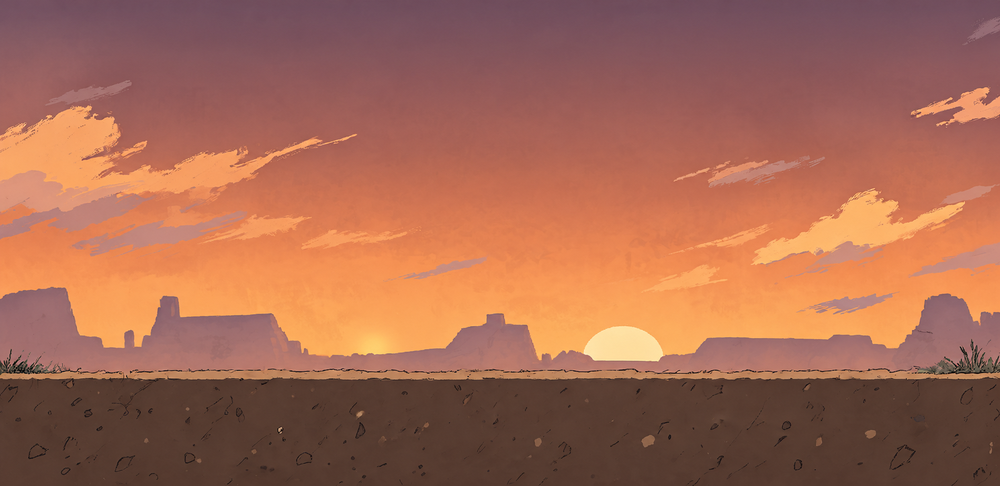
#> input picture assets/maps/flat.png, 1000 x 486 px, shrunk from 1799 x 874 before the run
$ python fit-ground.py
#> lines starting #> are read from the running program, lines starting #| are printed output that depends on the picture; long printed decimals are rounded
from pathlib import Path
from PIL import Image, ImageDraw
import json

ROOT = Path(__file__).resolve().parents[1]
OUT = ROOT / 'assets' / 'maps'
FILES = {
    'flat': OUT / 'flat.png' if (OUT / 'flat.png').exists() else ROOT / 'assets' / 'bg.png',
    'hill': OUT / 'hill.png',
    'rise': OUT / 'rise.png',
    'drop': OUT / 'drop.png',
}
DEBUG = OUT / '_debug'
DEBUG.mkdir(parents=True, exist_ok=True)


def is_grass(r, g, b):
    return g > r + 3 and g > b + 2


def is_dark_dirt(r, g, b):
    if is_grass(r, g, b):
        return False
    L = (r + g + b) / 3.0
    return L < 96 and r >= g - 10 and r >= b - 6


def is_tan(r, g, b):
    if is_grass(r, g, b):
        return False
    L = (r + g + b) / 3.0
    if L > 175 or r > 230:
        return False
    if b > 110 and b + 8 >= g:
        return False
    return 85 <= L <= 168 and r > g - 6 and (r - g) < 85 and b < r * 0.82


def surface_ys(im):
    px = im.load()
    w, h = im.size
    top_limit = int(h * 0.48)
    ys = []
    for x in range(w):
        y = h - 1
        gap = 0
        last_dirt = h - 1
        while y >= top_limit:
            p = px[x, y]
            if is_dark_dirt(p[0], p[1], p[2]):
                last_dirt = y
                gap = 0
            else:
                gap += 1
                if gap > 12:
                    break
            y -= 1
        cap = 0
        y = last_dirt - 1
        while y >= 0 and cap < 14:
            p = px[x, y]
            if not is_tan(p[0], p[1], p[2]):
                break
            cap += 1
            y -= 1
        sink = 3
        ys.append(min(h - 1, max(0, last_dirt - sink)))
    return ys


def median_filter(vals, radius=20):
    n = len(vals)
    out = []
    for i in range(n):
        window = vals[max(0, i - radius):min(n, i + radius + 1)]
        out.append(sorted(window)[len(window) // 2])
    return out


# [46 lines left out: functions dist_point_seg, rdp, flatten_levels, not called in this run]


def kmeans2(vals):
    lo, hi = min(vals), max(vals)
    if hi - lo < 1e-6:
        return lo, hi
    for _ in range(10):
        a, b = [], []
        mid = 0.5 * (lo + hi)
        for v in vals:
            (a if v < mid else b).append(v)
        lo = sum(a) / len(a) if a else lo
        hi = sum(b) / len(b) if b else hi
    return lo, hi


def two_level_keys(ys, h):
    n = len(ys)
    pad = max(8, int(n * 0.05))
    interior = ys[pad:-pad]
    y_hi, y_lo = kmeans2(interior)
    y_hi += 1
    y_lo += 1
    if y_lo - y_hi < h * 0.04:
        med = sorted(interior)[len(interior) // 2]
        return [{'u': 0, 'y': round(med / h, 5)}, {'u': 1, 'y': round(med / h, 5)}]
    tol = max(5.0, (y_lo - y_hi) * 0.10)
    labels = []
    for y in ys:
        if abs(y - y_hi) <= tol:
            labels.append('h')
        elif abs(y - y_lo) <= tol:
            labels.append('l')
        else:
            labels.append('r')
    for i in range(1, n - 1):
        if labels[i] != labels[i - 1] and labels[i - 1] == labels[i + 1]:
            labels[i] = labels[i - 1]
    runs = []
    start = 0
    for i in range(1, n + 1):
        if i == n or labels[i] != labels[start]:
            runs.append([labels[start], start, i - 1])
            start = i
    if runs[0][0] == 'r':
        runs[0][0] = runs[1][0] if len(runs) > 1 else 'l'
    if runs[-1][0] == 'r':
        runs[-1][0] = runs[-2][0] if len(runs) > 1 else 'l'
    merged = [runs[0]]
    for run in runs[1:]:
        if merged[-1][0] == run[0]:
            merged[-1][2] = run[2]
        else:
            merged.append(run)
    y_of = {'h': y_hi, 'l': y_lo}
    HIGH_INSET = 0.024
    keys = []
    for i, (lab, a, b) in enumerate(merged):
        ua, ub = a / (n - 1), b / (n - 1)
        if lab == 'r':
            prev_y = keys[-1]['y'] if keys else y_lo / h
            nxt_y = y_of[merged[i + 1][0]] / h if i + 1 < len(merged) else prev_y
            if i + 1 < len(merged) and merged[i + 1][0] == 'h':
                ub = min(0.98, ub + HIGH_INSET)
            if i > 0 and merged[i - 1][0] == 'h':
                ua = max(0.02, ua - HIGH_INSET)
            keys.append({'u': round(ua, 4), 'y': prev_y})
            keys.append({'u': round(ub, 4), 'y': round(nxt_y, 5)})
        else:
            yv = round(y_of[lab] / h, 5)
            if lab == 'h' and keys:
                ua = max(ua, keys[-1]['u'])
            if lab == 'h' and i + 1 < len(merged) and merged[i + 1][0] == 'r':
                ub = max(ua + 0.01, ub - HIGH_INSET)
            keys.append({'u': round(ua, 4) if keys else 0.0, 'y': yv})
            keys.append({'u': round(ub, 4) if ub < 0.999 else 1.0, 'y': yv})
    if keys[0]['u'] != 0:
        keys.insert(0, {'u': 0.0, 'y': keys[0]['y']})
    if keys[-1]['u'] != 1:
        keys.append({'u': 1.0, 'y': keys[-1]['y']})
    out = [keys[0]]
    for k in keys[1:]:
        if abs(k['u'] - out[-1]['u']) < 0.003 and abs(k['y'] - out[-1]['y']) < 0.0008:
            out[-1] = k
        else:
            out.append(k)
    slim = [out[0]]
    for i in range(1, len(out) - 1):
        if abs(out[i]['y'] - slim[-1]['y']) < 0.0008 and abs(out[i]['y'] - out[i + 1]['y']) < 0.0008:
            continue
        slim.append(out[i])
    slim.append(out[-1])
    return slim


def lerp_keys(keys, u):
    if u <= keys[0]['u']:
        return keys[0]['y']
    for i in range(1, len(keys)):
        if u <= keys[i]['u']:
            a, b = keys[i - 1], keys[i]
            span = b['u'] - a['u'] or 1
            t = (u - a['u']) / span
            return a['y'] + (b['y'] - a['y']) * t
    return keys[-1]['y']


heights = {}
for name, src in FILES.items():
    im = Image.open(src).convert('RGB')
#> im is the input picture: PIL image 1000x486 RGB; mean R, G, B 164.7, 104.7, 82.9
    w, h = im.size
#> w = 1000; h = 486
    ys = median_filter(surface_ys(im), radius=24)
    if name == 'flat':
        med = sorted(ys)[len(ys) // 2] + 2
        keys = [{'u': 0, 'y': round(med / h, 5)}, {'u': 1, 'y': round(med / h, 5)}]
    else:
        keys = two_level_keys(ys, h)
    heights[name] = keys
    print(name, 'keys', len(keys), keys)
#| flat keys 2 [{'u': 0, 'y': 0.7593}, {'u': 1, 'y': 0.7593}]

    dbg = im.copy()
    dr = ImageDraw.Draw(dbg)
    for x in range(w):
        y = lerp_keys(keys, x / max(1, w - 1)) * h
        yi = int(round(y))
        dr.point((x, yi), fill=(255, 32, 32))
        dr.point((x, yi + 1), fill=(255, 90, 40))
    dbg.save(DEBUG / f'{name}.png')
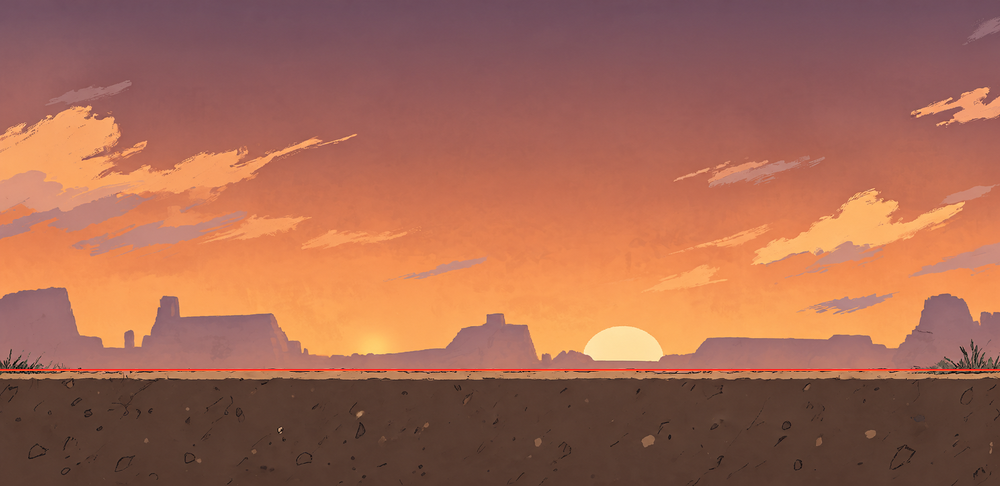
#> saved as flat.png: PIL image 1000x486 RGB; mean R, G, B 165.1, 104.5, 82.7
#> pass 2 of the loop `for name, src in FILES.items():`:
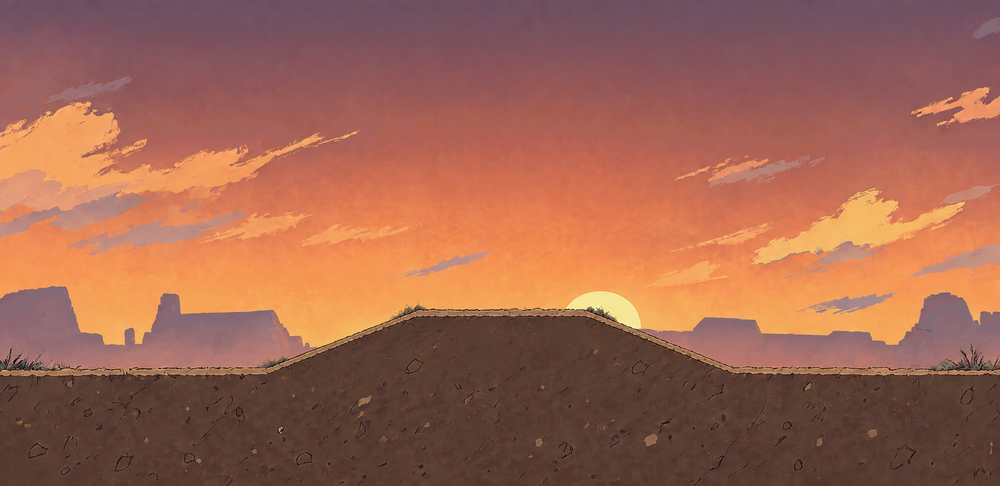
#> input picture assets/maps/hill.png, 1000 x 486 px, shrunk from 1799 x 874 before the run
#> im is the input picture: PIL image 1000x486 RGB; mean R, G, B 158.6, 100.7, 81
#> the loop in two_level_keys, `for y in ys:` made 1000 passes
#> y on passes 1 to 3: 356, 356, 356
#> the loop in two_level_keys, `for run in runs[1:]:` made 11 passes
#> run on passes 1 to 8: ['l', 19, 279], ['r', 280, 384], ['h', 385, 402], ['r', 403, 596], ['h', 597, 616], ['r', 617, 713], ['l', 714, 958], ['r', 959, 973]
#> the loop in two_level_keys, `for i, (lab, a, b) in enumerate(merged):` made 11 passes
#> the loop in two_level_keys, `for k in keys[1:]:` made 21 passes
#> k on passes 1 to 8: {'u': 0.279, 'y': 0.746}, {'u': 0.28, 'y': 0.746}, {'u': 0.408, 'y': 0.648}, {'u': 0.408, 'y': 0.648}, {'u': 0.418, 'y': 0.648}, {'u': 0.379, 'y': 0.648}, {'u': 0.621, 'y': 0.648}, {'u': 0.621, 'y': 0.648}
#> the loop in two_level_keys, `for i in range(1, len(out) - 1):` made 12 passes
#| hill keys 6 [{'u': 0.0, 'y': 0.7457}, {'u': 0.2803, 'y': 0.7457}, {'u': 0.4084, 'y': 0.6484}, {'u': 0.5936, 'y': 0.6484}, {'u': 0.7147, 'y': 0.7457}, {'u': 1.0, 'y': 0.7457}]
#> `dbg.save(DEBUG / f'{name}.png')`:
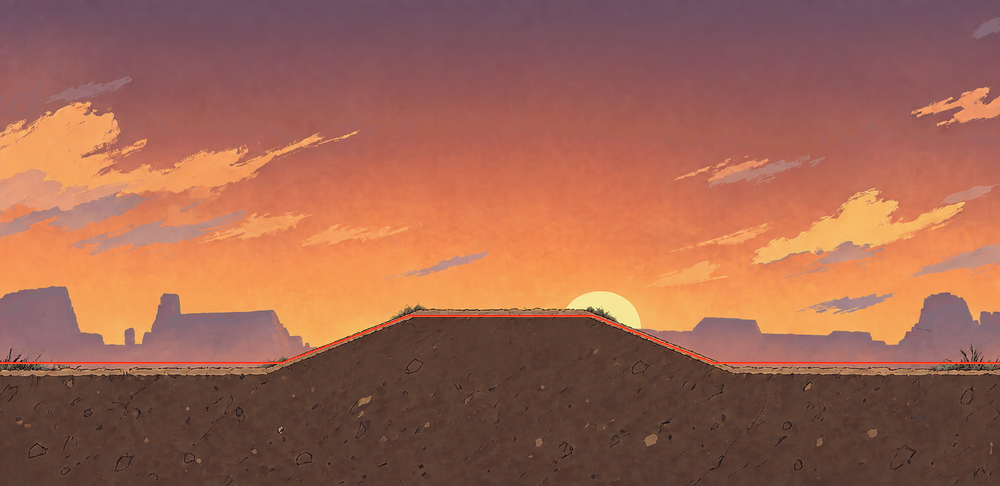
#> saved as hill.png: PIL image 1000x486 RGB; mean R, G, B 159, 100.5, 80.8
#> pass 3 of the loop `for name, src in FILES.items():`:
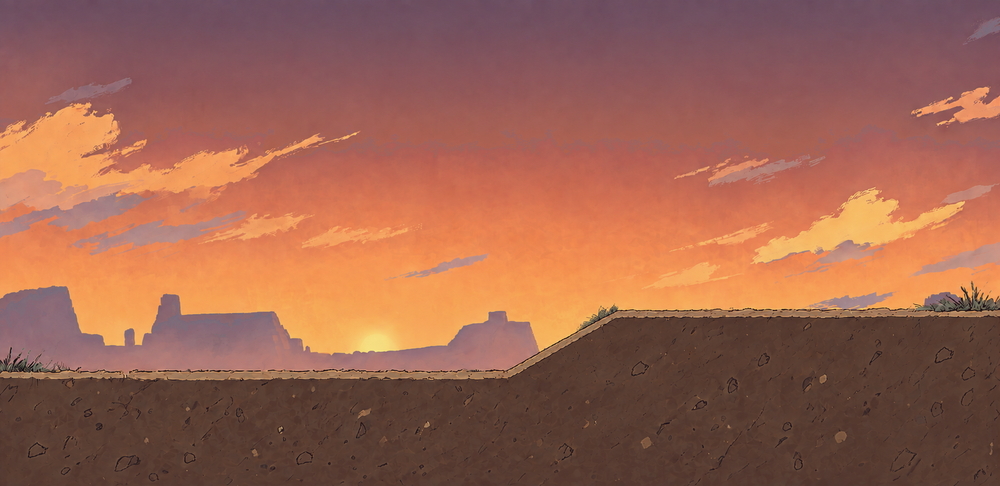
#> input picture assets/maps/rise.png, 1000 x 486 px, shrunk from 1799 x 874 before the run
#> im is the input picture: PIL image 1000x486 RGB; mean R, G, B 156.1, 99.5, 80.5
#> the loop in two_level_keys (call 2), `for y in ys:` made 1000 passes
#> the loop in two_level_keys (call 2), `for run in runs[1:]:` made 4 passes
#> run on passes 1 to 4: ['l', 41, 516], ['r', 517, 595], ['h', 596, 922], ['h', 923, 999]
#> the loop in two_level_keys (call 2), `for i, (lab, a, b) in enumerate(merged):` made 3 passes
#> (lab, a, b) on passes 1 to 3: ('l', 0, 516), ('r', 517, 595), ('h', 596, 999)
#> the loop in two_level_keys (call 2), `for k in keys[1:]:` made 5 passes
#> k on passes 1 to 5: {'u': 0.516, 'y': 0.755}, {'u': 0.517, 'y': 0.755}, {'u': 0.62, 'y': 0.636}, {'u': 0.62, 'y': 0.636}, {'u': 1, 'y': 0.636}
#> the loop in two_level_keys (call 2), `for i in range(1, len(out) - 1):` made 2 passes
#| rise keys 4 [{'u': 0.0, 'y': 0.7548}, {'u': 0.5175, 'y': 0.7548}, {'u': 0.6196, 'y': 0.6358}, {'u': 1.0, 'y': 0.6358}]
#> `dbg.save(DEBUG / f'{name}.png')`:
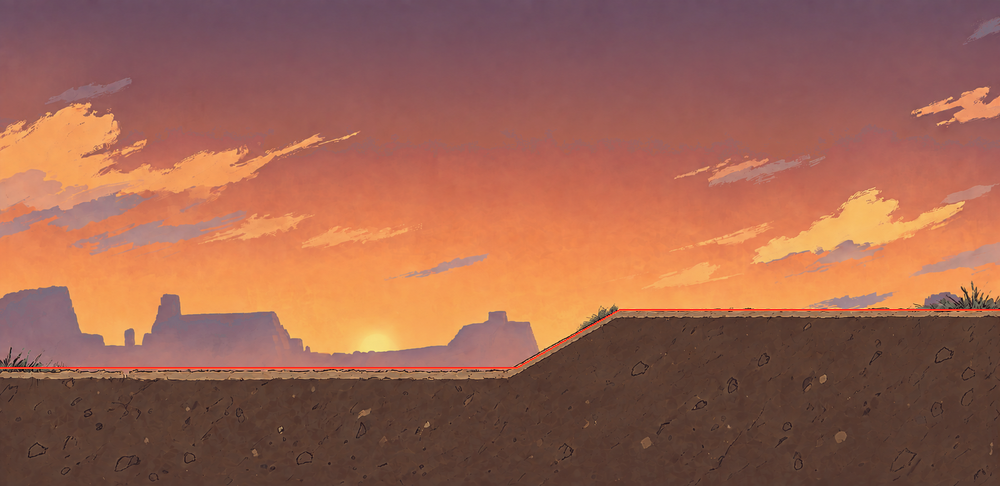
#> saved as rise.png: PIL image 1000x486 RGB; mean R, G, B 156.6, 99.3, 80.2
#> the loop made 4 passes; the first 3 are shown

(OUT / 'heights.json').write_text(json.dumps(heights, indent=2), encoding='utf-8')
(ROOT / 'maps-data.js').write_text('window.MAP_HEIGHTS=' + json.dumps(heights) + ';\n', encoding='utf-8')
print('wrote heights + maps-data.js')
